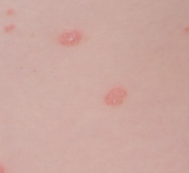
#> input picture images/sample.bmp, 189 x 173 px, found by its file name
$ python decompose.py
#> lines starting #> are read from the running program, lines starting #| are printed output that depends on the picture
'''
Created on 2010-5-31

@author: JuanLu
Decompose a single skin image into melanin component image and haemoglobin component image by using independent component analysis
'''
from PIL import Image
from numpy import *

C_e=array([[0.0246, 0.0316, 0.0394], [0.0193,0.0755,0.0666]]) # the two vectores correspond to melanin component and haemoglobin components respectively
C_b=array([[1.1601, 2.8347]]) # C_b is a stationary vector caused by other pigments and skin structure

C_e=C_e.transpose()
C_b=C_b.transpose()

im=Image.open("./images/sample.bmp")
#> im is the input picture: PIL image 189x173 RGB; mean R, G, B 204.4, 168.1, 160.4
im_array=asarray(im)
print(im_array.shape)
#| (173, 189, 3)
im_arrayF=im_array.astype('float')
im_log=log(im_arrayF/255)
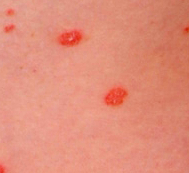
#> im_log: shape (173, 189, 3) float64; mean R, G, B -0.221, -0.417, -0.465; drawn with min black and max white
size=im.size
#> size = (189, 173)
im_r=size[0]
#> im_r = 189
im_c=size[1]
#> im_c = 173

#convert the skin image into a log colour space
log_r=im_log[:,:,0]
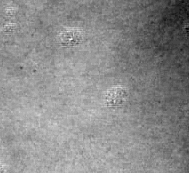
#> log_r: shape (173, 189) float64; min -0.305, max -0.152, mean -0.221; drawn with min black and max white
log_g=im_log[:,:,1]
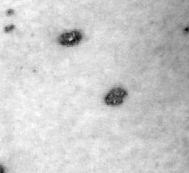
#> log_g: shape (173, 189) float64; min -0.674, max -0.354, mean -0.417; drawn with min black and max white
log_b=im_log[:,:,2]

col_r=log_r.flatten()
col_g=log_g.flatten()
col_b=log_b.flatten()

N=col_r.shape[0]
#> N = 32697
C=array([-col_r,-col_g,-col_b])

#concver the skin image from the log colour space into a space composed of melain and haemoglobin components
C_add=linalg.pinv(C_e)
cc=dot(C_add,C)
ima_b=tile(C_b, (1,N))
q=cc-ima_b

#extract the melanin component image
Pig1=dot(C_e,diag([1,0]))
Pig1=dot(Pig1,q)
I1=exp(-Pig1.transpose())
I1_im=I1.reshape(im_c,im_r,3).copy()
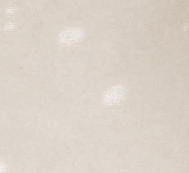
#> I1_im: shape (173, 189, 3) float64; mean of channels 0, 1, 2 0.862, 0.827, 0.789; drawn as R, G, B
I1_im=I1_im * 255
I1_im=I1_im.clip(0,255)
print(I1_im.shape)
#| (173, 189, 3)
I1_im_result=Image.fromarray(uint8(I1_im))
I1_im_result.save('./images/melanin.bmp')

#extract the haemoglobin component image
Pig2=dot(C_e,diag([0,1]))
Pig2=dot(Pig2,q)
I2=exp(-Pig2.transpose())
I2_im=I2.reshape(im_c,im_r,3).copy()
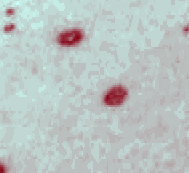
#> I2_im: shape (173, 189, 3) float64; mean of channels 0, 1, 2 1, 1.02, 1.02; drawn with min black and max white
I2_im=I2_im * 255
I2_im=I2_im.clip(0,255)
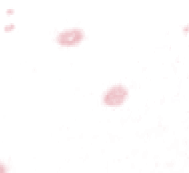
#> I2_im: shape (173, 189, 3) float64; mean of channels 0, 1, 2 254.6, 253.5, 253.6; drawn as R, G, B
print(I2_im.shape)
#| (173, 189, 3)
I2_im_result=Image.fromarray(uint8(I2_im))
#I1_im_result=Image.fromarray(I1_im)
I2_im_result.save('./images/haemoglobin.bmp')

#show the result
im.show()
I1_im_result.show() #show the melanin component image
I2_im_result.show() #show the haemoglobin component image
